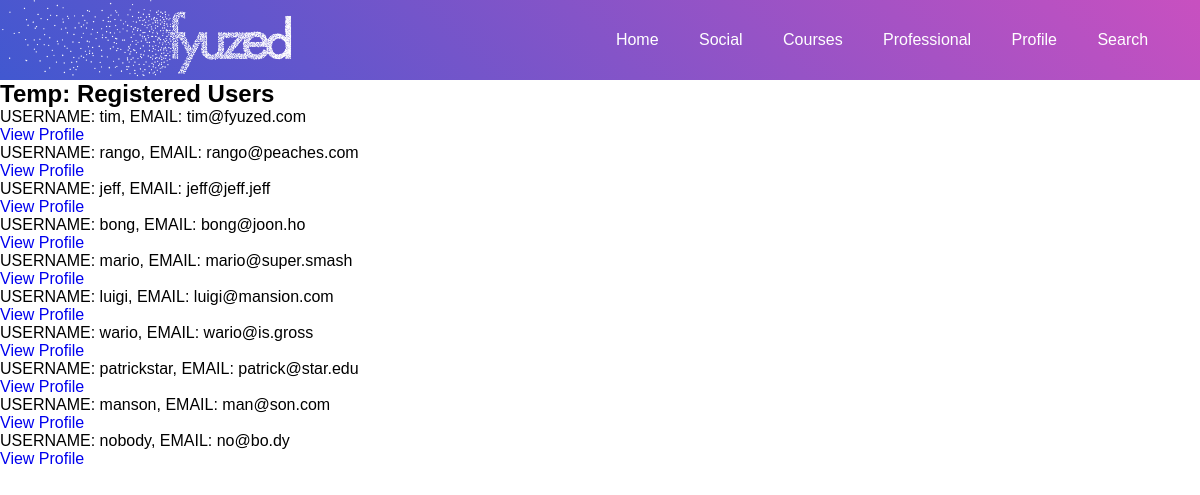
The app's page /users/userlist/ (signed in) with its own data.
### users/models.py (models this page shows, shortened)
class CustomUser(AbstractUser):
    slug = models.SlugField(unique=True, default="user_account_outdated")
    friend_list = models.ManyToManyField('CustomUser', related_name="friends")
    friend_requests = models.ManyToManyField('CustomUser', related_name="friendrequests")

### users/views.py (the view)
# urls.py: path('userlist/', RegisteredUsersList.as_view(), name='userlist'),
class RegisteredUsersList(LoginRequiredMixin, ListView):
    model = CustomUser
    template_name = 'users/user_list.html'

### templates/users/user_list.html (shortened to what this page needs)
{% extends 'base.html' %}
{% block content %}
<h2>Temp: Registered Users</h2>
<ul>
    {% for user in object_list %}
        <p><li>USERNAME: {{ user.username }}, EMAIL: {{ user.email }}</li>
            <a href="{% url 'profile' user.slug %}">View Profile</a>
        </p>
    {% endfor %}
</ul>
{% endblock %}

### static/css/base.css (style rules this page uses)
* { padding: 0; margin: 0; text-decoration: none; list-style: none; box-sizing: border-box; }
body { font-family: sans-serif; }

### records on screen
CustomUser: username "tim", email "tim@fyuzed.com"
CustomUser: username "rango", email "rango@peaches.com"
CustomUser: username "jeff", email "jeff@jeff.jeff"
CustomUser: username "bong", email "bong@joon.ho"
CustomUser: username "mario", email "mario@super.smash"
CustomUser: username "luigi", email "luigi@mansion.com"
CustomUser: username "wario", email "wario@is.gross"
CustomUser: username "patrickstar", email "patrick@star.edu"
CustomUser: username "manson", email "man@son.com"
CustomUser: username "nobody", email "no@bo.dy"
